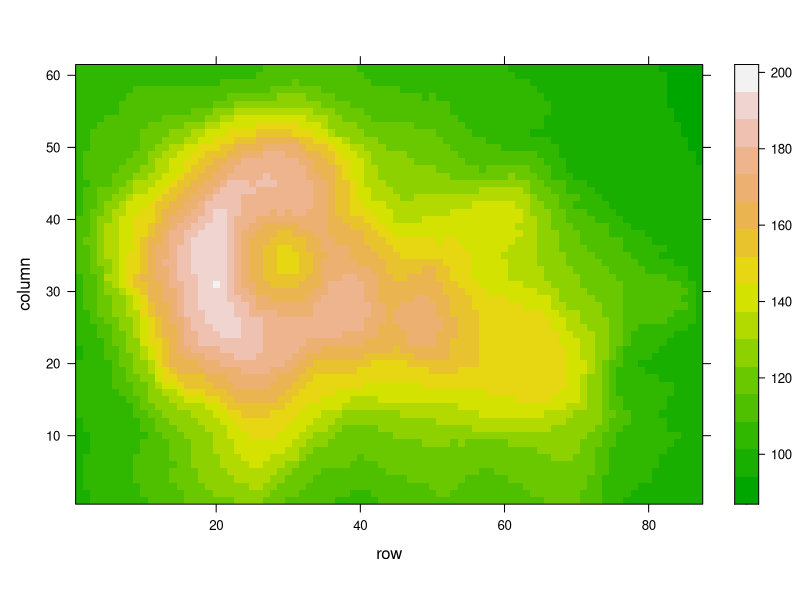

This figure's R source:
# Lattice package
require(lattice)

# The volcano dataset is provided, it looks like that:
#head(volcano)

# 1: native palette from R
levelplot(volcano, col.regions = terrain.colors(100, alpha = 01)) # try cm.colors() or terrain.colors()

# 2. Dual axis graph of LLR and Max of depth










